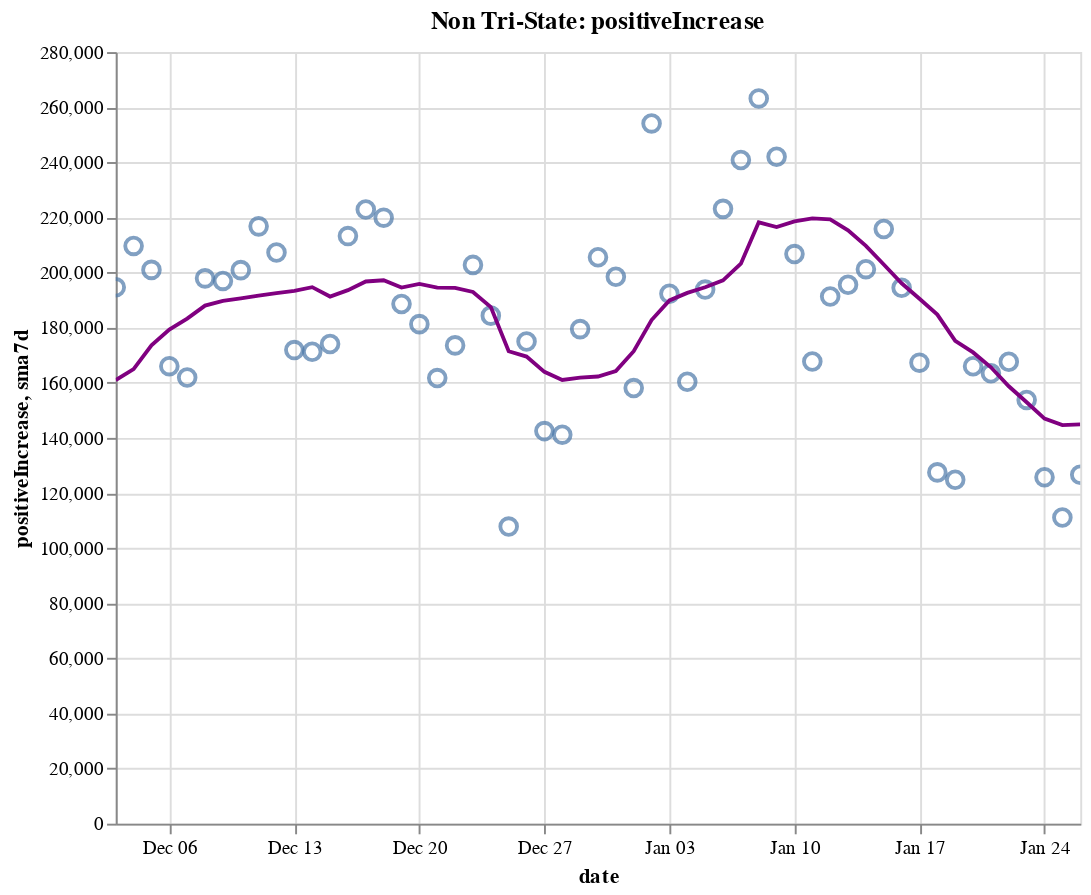

Notebook code for this chart:
### Code cell
create_plot(non_tristate, 'positiveIncrease')

### Figure 1 — Vega-Lite specification as saved in the notebook (floating-point values rounded to 4 significant figures)
{"config": {"view": {"continuousWidth": 400, "continuousHeight": 300}}, "layer": [{"layer": [{"mark": {"type": "point", "size": 75}, "encoding": {"tooltip": [{"type": "temporal", "field": "date"}, {"type": "quantitative", "field": "positiveIncrease"}, {"type": "quantitative", "field": "sma7d"}], "x": {"type": "temporal", "field": "date"}, "y": {"type": "quantitative", "field": "positiveIncrease"}}, "selection": {"selector014": {"type": "interval", "bind": "scales", "encodings": ["x", "y"]}}}, {"mark": {"type": "line", "color": "purple"}, "encoding": {"x": {"type": "temporal", "field": "date"}, "y": {"type": "quantitative", "field": "sma7d"}}}]}, {"mark": {"type": "rule", "color": "#aaa"}, "encoding": {"x": {"type": "temporal", "field": "date"}}, "transform": [{"filter": {"selection": "selector013"}}]}, {"mark": "circle", "encoding": {"opacity": {"condition": {"value": 1, "selection": "selector013"}, "value": 0}, "tooltip": [{"type": "temporal", "field": "date"}, {"type": "quantitative", "field": "positiveIncrease"}, {"type": "quantitative", "field": "sma7d"}], "x": {"type": "temporal", "field": "date"}, "y": {"type": "quantitative", "field": "positiveIncrease"}}, "selection": {"selector013": {"type": "single", "encodings": ["x"], "on": "mouseover", "nearest": true, "empty": "none"}}}, {"mark": {"type": "text", "align": "left", "dx": 5, "dy": -5, "stroke": "white", "strokeWidth": 2}, "encoding": {"text": {"type": "quantitative", "field": "positiveIncrease"}, "tooltip": [{"type": "temporal", "field": "date"}, {"type": "quantitative", "field": "positiveIncrease"}, {"type": "quantitative", "field": "sma7d"}], "x": {"type": "temporal", "field": "date"}, "y": {"type": "quantitative", "field": "positiveIncrease"}}, "transform": [{"filter": {"selection": "selector013"}}]}, {"mark": {"type": "text", "align": "left", "dx": 5, "dy": -5}, "encoding": {"text": {"type": "quantitative", "field": "positiveIncrease"}, "tooltip": [{"type": "temporal", "field": "date"}, {"type": "quantitative", "field": "positiveIncrease"}, {"type": "quantitative", "field": "sma7d"}], "x": {"type": "temporal", "field": "date"}, "y": {"type": "quantitative", "field": "positiveIncrease"}}, "transform": [{"filter": {"selection": "selector013"}}]}], "data": {"name": "data-aefe5d6ecfedd45fac9c6b1f824f8aca"}, "height": 400, "title": "Non Tri-State: positiveIncrease", "width": 500, "$schema": "https://vega.github.io/schema/vega-lite/v4.8.1.json", "datasets": {"data-aefe5d6ecfedd45fac9c6b1f824f8aca": [{"date": "2020-12-03T00:00:00", "totalTestResultsIncrease": 1579000.0, "positiveIncrease": 194600.0, "death": 218500.0, "deathIncrease": 2672.0, "positiveRate": 0.123, "state": "Non Tri-State", "sma7d": 161000.0}, {"date": "2020-12-04T00:00:00", "totalTestResultsIncrease": 1619000.0, "positiveIncrease": 209600.0, "death": 221000.0, "deathIncrease": 2420.0, "positiveRate": 0.129, "state": "Non Tri-State", "sma7d": 164900.0}, {"date": "2020-12-05T00:00:00", "totalTestResultsIncrease": 1908000.0, "positiveIncrease": 201000.0, "death": 223300.0, "deathIncrease": 2363.0, "positiveRate": 0.105, "state": "Non Tri-State", "sma7d": 173600.0}, {"date": "2020-12-06T00:00:00", "totalTestResultsIncrease": 1408000.0, "positiveIncrease": 166000.0, "death": 224400.0, "deathIncrease": 1088.0, "positiveRate": 0.118, "state": "Non Tri-State", "sma7d": 179300.0}, {"date": "2020-12-07T00:00:00", "totalTestResultsIncrease": 1446000.0, "positiveIncrease": 161900.0, "death": 225500.0, "deathIncrease": 1115.0, "positiveRate": 0.112, "state": "Non Tri-State", "sma7d": 183300.0}, {"date": "2020-12-08T00:00:00", "totalTestResultsIncrease": 1402000.0, "positiveIncrease": 197900.0, "death": 228000.0, "deathIncrease": 2497.0, "positiveRate": 0.141, "state": "Non Tri-State", "sma7d": 188000.0}, {"date": "2020-12-09T00:00:00", "totalTestResultsIncrease": 1439000.0, "positiveIncrease": 197000.0, "death": 230900.0, "deathIncrease": 2913.0, "positiveRate": 0.137, "state": "Non Tri-State", "sma7d": 189700.0}, {"date": "2020-12-10T00:00:00", "totalTestResultsIncrease": 1603000.0, "positiveIncrease": 200900.0, "death": 233900.0, "deathIncrease": 2930.0, "positiveRate": 0.125, "state": "Non Tri-State", "sma7d": 190600.0}, {"date": "2020-12-11T00:00:00", "totalTestResultsIncrease": 1670000.0, "positiveIncrease": 216800.0, "death": 236400.0, "deathIncrease": 2568.0, "positiveRate": 0.13, "state": "Non Tri-State", "sma7d": 191600.0}, {"date": "2020-12-12T00:00:00", "totalTestResultsIncrease": 1585000.0, "positiveIncrease": 207300.0, "death": 238800.0, "deathIncrease": 2339.0, "positiveRate": 0.131, "state": "Non Tri-State", "sma7d": 192500.0}, {"date": "2020-12-13T00:00:00", "totalTestResultsIncrease": 1560000.0, "positiveIncrease": 171900.0, "death": 240100.0, "deathIncrease": 1372.0, "positiveRate": 0.11, "state": "Non Tri-State", "sma7d": 193400.0}, {"date": "2020-12-14T00:00:00", "totalTestResultsIncrease": 1627000.0, "positiveIncrease": 171200.0, "death": 241300.0, "deathIncrease": 1167.0, "positiveRate": 0.105, "state": "Non Tri-State", "sma7d": 194700.0}, {"date": "2020-12-15T00:00:00", "totalTestResultsIncrease": 1494000.0, "positiveIncrease": 174100.0, "death": 244000.0, "deathIncrease": 2673.0, "positiveRate": 0.117, "state": "Non Tri-State", "sma7d": 191300.0}, {"date": "2020-12-16T00:00:00", "totalTestResultsIncrease": 1534000.0, "positiveIncrease": 213200.0, "death": 247200.0, "deathIncrease": 3184.0, "positiveRate": 0.139, "state": "Non Tri-State", "sma7d": 193600.0}, {"date": "2020-12-17T00:00:00", "totalTestResultsIncrease": 1621000.0, "positiveIncrease": 222900.0, "death": 250400.0, "deathIncrease": 3220.0, "positiveRate": 0.138, "state": "Non Tri-State", "sma7d": 196800.0}, {"date": "2020-12-18T00:00:00", "totalTestResultsIncrease": 1763000.0, "positiveIncrease": 219900.0, "death": 253100.0, "deathIncrease": 2671.0, "positiveRate": 0.125, "state": "Non Tri-State", "sma7d": 197200.0}, {"date": "2020-12-19T00:00:00", "totalTestResultsIncrease": 1566000.0, "positiveIncrease": 188600.0, "death": 255600.0, "deathIncrease": 2529.0, "positiveRate": 0.12, "state": "Non Tri-State", "sma7d": 194500.0}, {"date": "2020-12-20T00:00:00", "totalTestResultsIncrease": 1589000.0, "positiveIncrease": 181300.0, "death": 257100.0, "deathIncrease": 1523.0, "positiveRate": 0.114, "state": "Non Tri-State", "sma7d": 195900.0}, {"date": "2020-12-21T00:00:00", "totalTestResultsIncrease": 1589000.0, "positiveIncrease": 161700.0, "death": 258400.0, "deathIncrease": 1245.0, "positiveRate": 0.102, "state": "Non Tri-State", "sma7d": 194500.0}, {"date": "2020-12-22T00:00:00", "totalTestResultsIncrease": 1533000.0, "positiveIncrease": 173600.0, "death": 261200.0, "deathIncrease": 2866.0, "positiveRate": 0.113, "state": "Non Tri-State", "sma7d": 194400.0}, {"date": "2020-12-23T00:00:00", "totalTestResultsIncrease": 1459000.0, "positiveIncrease": 202800.0, "death": 264300.0, "deathIncrease": 3054.0, "positiveRate": 0.139, "state": "Non Tri-State", "sma7d": 193000.0}, {"date": "2020-12-24T00:00:00", "totalTestResultsIncrease": 1622000.0, "positiveIncrease": 184400.0, "death": 267000.0, "deathIncrease": 2692.0, "positiveRate": 0.114, "state": "Non Tri-State", "sma7d": 187500.0}, {"date": "2020-12-25T00:00:00", "totalTestResultsIncrease": 1084000.0, "positiveIncrease": 107800.0, "death": 268300.0, "deathIncrease": 1381.0, "positiveRate": 0.099, "state": "Non Tri-State", "sma7d": 171400.0}, {"date": "2020-12-26T00:00:00", "totalTestResultsIncrease": 1916000.0, "positiveIncrease": 175000.0, "death": 269600.0, "deathIncrease": 1282.0, "positiveRate": 0.091, "state": "Non Tri-State", "sma7d": 169500.0}, {"date": "2020-12-27T00:00:00", "totalTestResultsIncrease": 1207000.0, "positiveIncrease": 142500.0, "death": 270900.0, "deathIncrease": 1265.0, "positiveRate": 0.118, "state": "Non Tri-State", "sma7d": 164000.0}, {"date": "2020-12-28T00:00:00", "totalTestResultsIncrease": 1020000.0, "positiveIncrease": 141200.0, "death": 272100.0, "deathIncrease": 1238.0, "positiveRate": 0.138, "state": "Non Tri-State", "sma7d": 161000.0}, {"date": "2020-12-29T00:00:00", "totalTestResultsIncrease": 1081000.0, "positiveIncrease": 179500.0, "death": 275100.0, "deathIncrease": 3016.0, "positiveRate": 0.166, "state": "Non Tri-State", "sma7d": 161900.0}, {"date": "2020-12-30T00:00:00", "totalTestResultsIncrease": 1356000.0, "positiveIncrease": 205600.0, "death": 278700.0, "deathIncrease": 3536.0, "positiveRate": 0.152, "state": "Non Tri-State", "sma7d": 162300.0}, {"date": "2020-12-31T00:00:00", "totalTestResultsIncrease": 1470000.0, "positiveIncrease": 198500.0, "death": 281700.0, "deathIncrease": 3041.0, "positiveRate": 0.135, "state": "Non Tri-State", "sma7d": 164300.0}, {"date": "2021-01-01T00:00:00", "totalTestResultsIncrease": 1084000.0, "positiveIncrease": 158100.0, "death": 284000.0, "deathIncrease": 2306.0, "positiveRate": 0.146, "state": "Non Tri-State", "sma7d": 171500.0}, {"date": "2021-01-02T00:00:00", "totalTestResultsIncrease": 1789000.0, "positiveIncrease": 254100.0, "death": 286200.0, "deathIncrease": 2146.0, "positiveRate": 0.142, "state": "Non Tri-State", "sma7d": 182800.0}, {"date": "2021-01-03T00:00:00", "totalTestResultsIncrease": 1255000.0, "positiveIncrease": 192300.0, "death": 287500.0, "deathIncrease": 1295.0, "positiveRate": 0.153, "state": "Non Tri-State", "sma7d": 189900.0}, {"date": "2021-01-04T00:00:00", "totalTestResultsIncrease": 1346000.0, "positiveIncrease": 160400.0, "death": 288700.0, "deathIncrease": 1270.0, "positiveRate": 0.119, "state": "Non Tri-State", "sma7d": 192600.0}, {"date": "2021-01-05T00:00:00", "totalTestResultsIncrease": 1283000.0, "positiveIncrease": 193800.0, "death": 291900.0, "deathIncrease": 3168.0, "positiveRate": 0.151, "state": "Non Tri-State", "sma7d": 194700.0}, {"date": "2021-01-06T00:00:00", "totalTestResultsIncrease": 1328000.0, "positiveIncrease": 223100.0, "death": 295500.0, "deathIncrease": 3560.0, "positiveRate": 0.168, "state": "Non Tri-State", "sma7d": 197200.0}, {"date": "2021-01-07T00:00:00", "totalTestResultsIncrease": 1616000.0, "positiveIncrease": 240800.0, "death": 299200.0, "deathIncrease": 3700.0, "positiveRate": 0.149, "state": "Non Tri-State", "sma7d": 203200.0}, {"date": "2021-01-08T00:00:00", "totalTestResultsIncrease": 1782000.0, "positiveIncrease": 263200.0, "death": 302600.0, "deathIncrease": 3468.0, "positiveRate": 0.148, "state": "Non Tri-State", "sma7d": 218200.0}, {"date": "2021-01-09T00:00:00", "totalTestResultsIncrease": 1739000.0, "positiveIncrease": 242000.0, "death": 305900.0, "deathIncrease": 3249.0, "positiveRate": 0.139, "state": "Non Tri-State", "sma7d": 216500.0}, {"date": "2021-01-10T00:00:00", "totalTestResultsIncrease": 1735000.0, "positiveIncrease": 206700.0, "death": 307800.0, "deathIncrease": 1883.0, "positiveRate": 0.119, "state": "Non Tri-State", "sma7d": 218600.0}, {"date": "2021-01-11T00:00:00", "totalTestResultsIncrease": 1518000.0, "positiveIncrease": 167700.0, "death": 309200.0, "deathIncrease": 1426.0, "positiveRate": 0.11, "state": "Non Tri-State", "sma7d": 219600.0}, {"date": "2021-01-12T00:00:00", "totalTestResultsIncrease": 1475000.0, "positiveIncrease": 191300.0, "death": 313000.0, "deathIncrease": 3758.0, "positiveRate": 0.13, "state": "Non Tri-State", "sma7d": 219300.0}, {"date": "2021-01-13T00:00:00", "totalTestResultsIncrease": 1543000.0, "positiveIncrease": 195600.0, "death": 316700.0, "deathIncrease": 3710.0, "positiveRate": 0.127, "state": "Non Tri-State", "sma7d": 215300.0}, {"date": "2021-01-14T00:00:00", "totalTestResultsIncrease": 1718000.0, "positiveIncrease": 201200.0, "death": 320300.0, "deathIncrease": 3602.0, "positiveRate": 0.117, "state": "Non Tri-State", "sma7d": 209700.0}, {"date": "2021-01-15T00:00:00", "totalTestResultsIncrease": 1782000.0, "positiveIncrease": 215800.0, "death": 323600.0, "deathIncrease": 3384.0, "positiveRate": 0.121, "state": "Non Tri-State", "sma7d": 202900.0}, {"date": "2021-01-16T00:00:00", "totalTestResultsIncrease": 1752000.0, "positiveIncrease": 194500.0, "death": 327100.0, "deathIncrease": 3456.0, "positiveRate": 0.111, "state": "Non Tri-State", "sma7d": 196100.0}, {"date": "2021-01-17T00:00:00", "totalTestResultsIncrease": 1602000.0, "positiveIncrease": 167300.0, "death": 329000.0, "deathIncrease": 1856.0, "positiveRate": 0.104, "state": "Non Tri-State", "sma7d": 190500.0}, {"date": "2021-01-18T00:00:00", "totalTestResultsIncrease": 1474000.0, "positiveIncrease": 127500.0, "death": 330100.0, "deathIncrease": 1145.0, "positiveRate": 0.086, "state": "Non Tri-State", "sma7d": 184700.0}, {"date": "2021-01-19T00:00:00", "totalTestResultsIncrease": 1310000.0, "positiveIncrease": 124800.0, "death": 332000.0, "deathIncrease": 1903.0, "positiveRate": 0.095, "state": "Non Tri-State", "sma7d": 175200.0}, {"date": "2021-01-20T00:00:00", "totalTestResultsIncrease": 1476000.0, "positiveIncrease": 166000.0, "death": 336000.0, "deathIncrease": 4022.0, "positiveRate": 0.112, "state": "Non Tri-State", "sma7d": 171000.0}, {"date": "2021-01-21T00:00:00", "totalTestResultsIncrease": 1630000.0, "positiveIncrease": 163400.0, "death": 339600.0, "deathIncrease": 3555.0, "positiveRate": 0.1, "state": "Non Tri-State", "sma7d": 165600.0}, {"date": "2021-01-22T00:00:00", "totalTestResultsIncrease": 1630000.0, "positiveIncrease": 167600.0, "death": 343200.0, "deathIncrease": 3651.0, "positiveRate": 0.103, "state": "Non Tri-State", "sma7d": 158700.0}, {"date": "2021-01-23T00:00:00", "totalTestResultsIncrease": 1617000.0, "positiveIncrease": 153800.0, "death": 346600.0, "deathIncrease": 3388.0, "positiveRate": 0.095, "state": "Non Tri-State", "sma7d": 152900.0}, {"date": "2021-01-24T00:00:00", "totalTestResultsIncrease": 1474000.0, "positiveIncrease": 125700.0, "death": 348400.0, "deathIncrease": 1765.0, "positiveRate": 0.085, "state": "Non Tri-State", "sma7d": 147000.0}, {"date": "2021-01-25T00:00:00", "totalTestResultsIncrease": 1383000.0, "positiveIncrease": 111100.0, "death": 349700.0, "deathIncrease": 1307.0, "positiveRate": 0.08, "state": "Non Tri-State", "sma7d": 144600.0}, {"date": "2021-01-26T00:00:00", "totalTestResultsIncrease": 1308000.0, "positiveIncrease": 126600.0, "death": 353100.0, "deathIncrease": 3413.0, "positiveRate": 0.097, "state": "Non Tri-State", "sma7d": 144900.0}]}}
